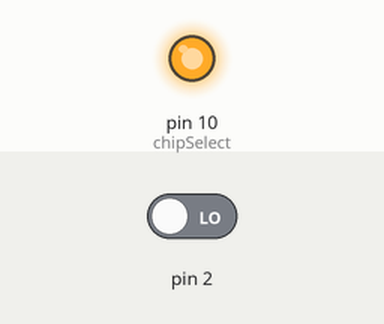
This sketch was run on a simulated Arduino Uno, built with avr-gcc and run on an emulated ATmega328P. Parts: output pins drawn as LEDs (lit = HIGH). Inputs (shaded band) come from the test bench; at power-on: pin 2 LOW. What the sketch prints to the serial monitor is not drawn.

Above: at 0.1 s.
Timing chart, 0 to 1.6 s (numbered marks = the images above):
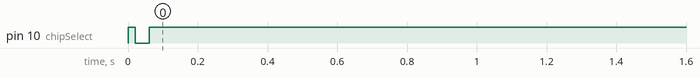

The sketch:

blink2.ino
```cpp
#include <SPI.h>

/*
 * 1 - Setup the clock such that we get a SQW output
 * 2 - Set the time of the clock
 * 3 - Read the time of the clock
 */

int		chipSelect = 10; /* SS on DeadOn */
int		intFreq = 4;

#define WRITE_CONTROL_REG 0x8E
#define READ_CONTROL_REG 0x0E
#define WRITE_TIME_REG 0x80
#define READ_TIME_REG 0x00

typedef struct {
	uint8_t		ss;
	uint8_t		mm;
	uint8_t		hh;
	uint8_t		dy;
	uint8_t		d;
	uint8_t		m;
	uint8_t		y;
} timeParameters;

void
RTC_init(int chipSelect, int intFreq)
{
	/*
 	 * The DS3234 offers four output frequencies:
 	 * Options:
 	 * 1:     1     Hz
 	 * 2:     1.024 kHz
 	 * 3:     4.096 kHz
 	 * 4:     8.192 kHz
 	 * 5:     OFF
 	 */

	pinMode(chipSelect, OUTPUT);

	digitalWrite(chipSelect, LOW);
	SPI.transfer(READ_CONTROL_REG);
	byte		originalConfig = SPI.transfer(0x00);
	digitalWrite(chipSelect, HIGH);
	delay(10);

	byte		configModifier;
	byte		newConfig;

	if (intFreq == 5) {
		configModifier = 0b10111111;
		newConfig = configModifier & originalConfig;
	} else if (intFreq < 5) {
		uint8_t		freqOption = intFreq - 1;
		configModifier = (freqOption << 3) | 0b01000000;
		newConfig = configModifier | (originalConfig & 0b11100011);
	} else { /* this cond. just to compile it's BOGUS */
		newConfig = 0b11100011;
	}

	digitalWrite(chipSelect, LOW);
	SPI.transfer(WRITE_CONTROL_REG);
	SPI.transfer(newConfig);
	digitalWrite(chipSelect, HIGH);
	delay(10);
}

static uint8_t
convertValueIN(uint8_t value)
{
	uint8_t		convertedVal = value - 6 * (value >> 4);
	return convertedVal;
}

static uint8_t
convertValueOUT(uint8_t value)
{
	uint8_t		convertedVal = value + 6 * (value / 10);
	return convertedVal;
}

void
setTime(int chipSelect, timeParameters * timeVals)
{
	pinMode(chipSelect, OUTPUT);

	digitalWrite(chipSelect, LOW);
	SPI.transfer(WRITE_TIME_REG);
	SPI.transfer(convertValueOUT(timeVals->ss));
	SPI.transfer(convertValueOUT(timeVals->mm));
	SPI.transfer(convertValueOUT(timeVals->hh));
	SPI.transfer(convertValueOUT(timeVals->dy));
	SPI.transfer(convertValueOUT(timeVals->d));
	SPI.transfer(convertValueOUT(timeVals->m));
	SPI.transfer(convertValueOUT(timeVals->y));
	digitalWrite(chipSelect, HIGH);
	delay(10);

}

void
readTime(int chipSelect, timeParameters * timeVals)
{
	pinMode(chipSelect, OUTPUT);

	digitalWrite(chipSelect, LOW);
	SPI.transfer(READ_TIME_REG);
	timeVals->ss = convertValueIN(SPI.transfer(0x00));
	timeVals->mm = convertValueIN(SPI.transfer(0x00));
	timeVals->hh = convertValueIN(SPI.transfer(0x00));
	timeVals->dy = convertValueIN(SPI.transfer(0x00));
	timeVals->d = convertValueIN(SPI.transfer(0x00));
	timeVals->m = convertValueIN(SPI.transfer(0x00));
	timeVals->y = convertValueIN(SPI.transfer(0x00));
	digitalWrite(chipSelect, HIGH);
	delay(10);
}

timeParameters	example_vals = {
	50,
	59,
	23,
	1,
	31,
	12,
	10
};

uint32_t	timeTrigs = 0;

void
timeFunc()
{
	timeTrigs += 1;
}

void
setup()
{
	SPI.begin();
	SPI.setBitOrder(MSBFIRST);
	SPI.setDataMode(SPI_MODE1);
	Serial.begin(9600);
	delay(10);

	RTC_init(chipSelect, intFreq);
	setTime(chipSelect, &example_vals);
	attachInterrupt(0, timeFunc, RISING);

}

void
loop()
{
	delay(1000);
	readTime(chipSelect, &example_vals);

	Serial.print("Time: ");
	Serial.print(example_vals.hh);
	Serial.print(":");
	Serial.print(example_vals.mm);
	Serial.print(":");
	Serial.println(example_vals.ss);

	Serial.print("Date: ");
	Serial.print(example_vals.y);
	Serial.print("/");
	Serial.print(example_vals.m);
	Serial.print("/");
	Serial.println(example_vals.d);

	Serial.print("Time Triggers: ");
	Serial.println(timeTrigs);
	timeTrigs = 0;
}
```

Measured:
- by itself, pin 10 (chipSelect): HIGH → LOW at 0.02 s, → HIGH 0.04 s later
